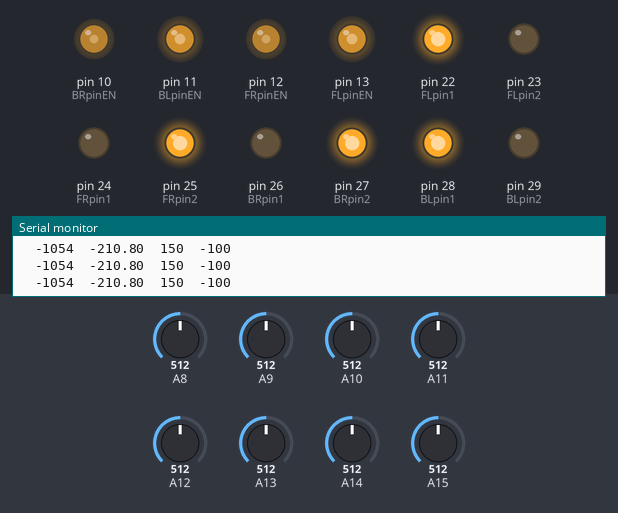
The sketch below on a simulated Arduino Mega 2560, built with avr-gcc and run on an emulated ATmega2560. Parts: output pins drawn as LEDs (lit = HIGH), the last lines printed to the serial monitor. The inputs (shaded band) are chosen by the test bench; at power-on: A10 = 512, A8 = 512, A14 = 512, A13 = 512, A11 = 512, A9 = 512, A12 = 512, A15 = 512.

Above: at 1.2 s.
1.3 s: A10 set to 716
At 2.0 s:
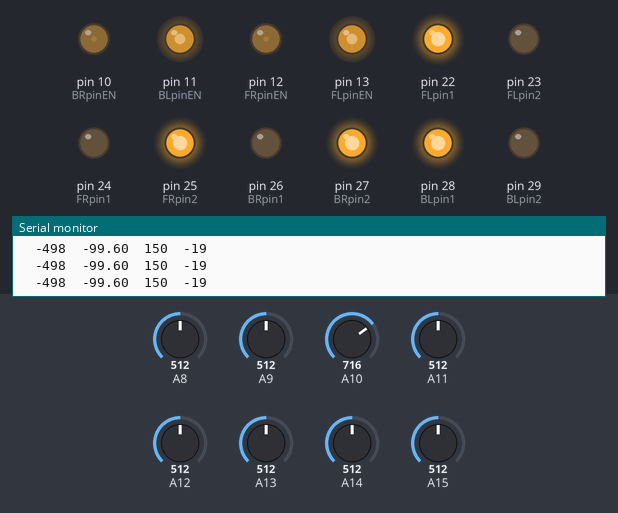
2.8 s: A8 set to 716
At 4.0 s:
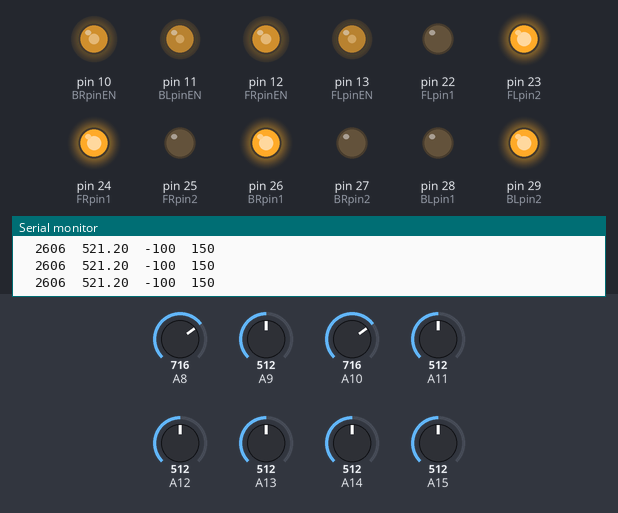
4.3 s: A14 set to 716
At 5.3 s:
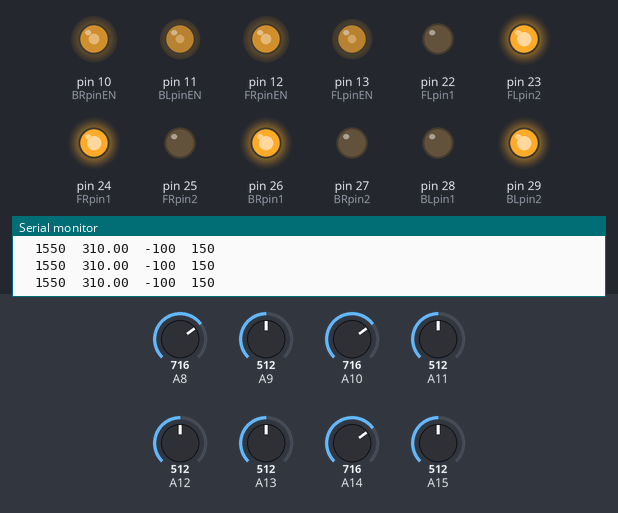
5.8 s: A13 set to 992
At 6.5 s:
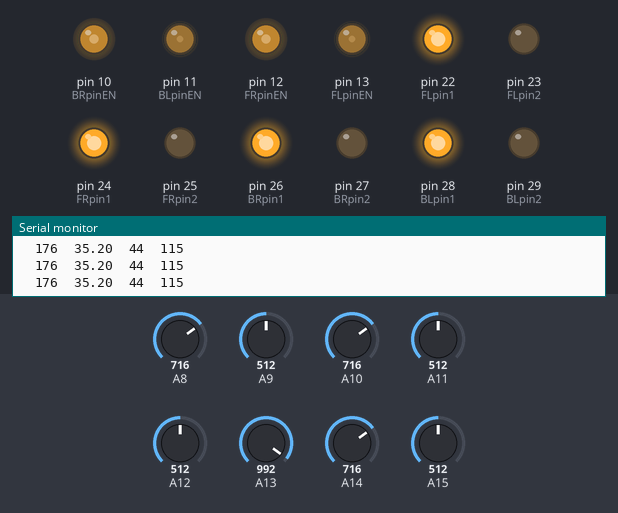
7.3 s: A11 set to 269
At 8.4 s:
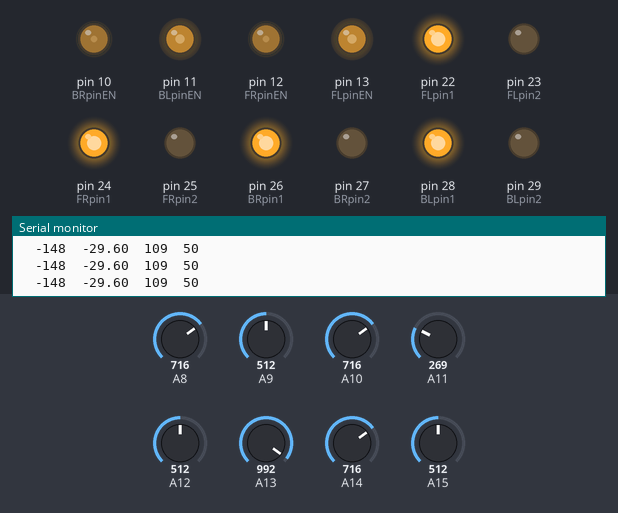
8.8 s: A11 set to 250
At 9.8 s:
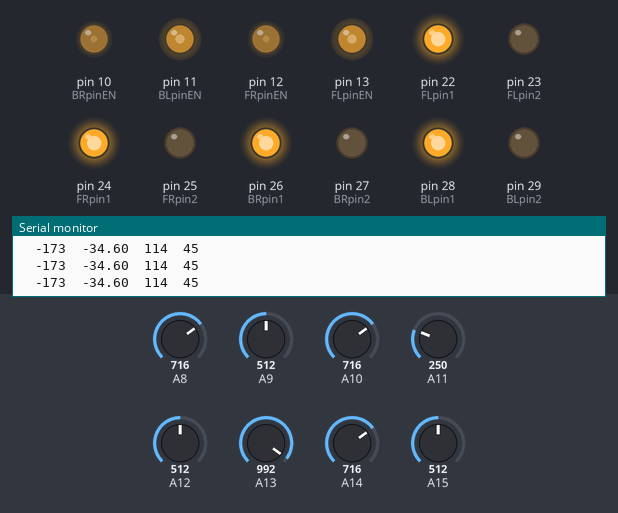
Timing chart, 0 to 11.3 s (numbered marks = the images above; inputs shaded):
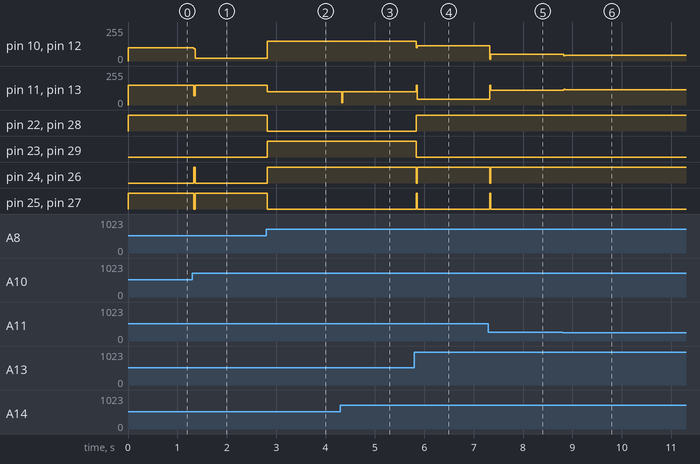

The sketch:

IRdemo.ino
```cpp
#include <QTRSensors.h>

// This example is designed for use with six analog QTR sensors. These
// reflectance sensors should be connected to analog pins A0 to A5. The
// sensors' emitter control pin (CTRL or LEDON) can optionally be connected to
// digital pin 2, or you can leave it disconnected and remove the call to
// setEmitterPin().
//
// The main loop of the example reads the raw sensor values (uncalibrated). You
// can test this by taping a piece of 3/4" black electrical tape to a piece of
// white paper and sliding the sensor across it. It prints the sensor values to
// the serial monitor as numbers from 0 (maximum reflectance) to 1023 (minimum
// reflectance).

QTRSensors qtr;

const uint8_t SensorCount = 8;
int sensorValues[SensorCount];
const int32_t offsetVal[SensorCount] = {449, 227, 197, 180, 183, 247, 160, 373};
const int32_t normVal[SensorCount] = {525, 712, 734, 749, 747, 699, 774, 587};
int32_t s[SensorCount];


int FLpin1 = 22;
int FLpin2 = 23;
int FLpinEN = 13;

int FRpin1 = 24;
int FRpin2 = 25;
int FRpinEN = 12;

int BLpin1 = 28;
int BLpin2 = 29;
int BLpinEN = 11;

int BRpin1 = 26;
int BRpin2 = 27;
int BRpinEN = 10;

const float Nspeed = 80;
const float Kp = .2;
const float Ki = 0.0;
const float Kd = 0.2;

int error = 0;
int prevError = 0;
int speedLeft = Nspeed;
int speedRight = Nspeed;

int up_threshold = 150;
int low_threshold = -100;

int Lpin1 = 1;
int Lpin2 = 0;
int Rpin1 = 1;
int Rpin2 = 0;

float P = 0;
float I = 0;
float D = 0;
float pid = 0;

void setup()
{
  // configure the sensors
  qtr.setTypeAnalog();
  qtr.setSensorPins((const uint8_t[]){A8, A9, A10, A11, A12, A13, A14, A15}, SensorCount);
  qtr.setEmitterPin(2);


  pinMode(FLpin1, OUTPUT);
  pinMode(FLpin2, OUTPUT);
  pinMode(FLpinEN, OUTPUT);


  pinMode(FRpin1, OUTPUT);
  pinMode(FRpin2, OUTPUT);
  pinMode(FRpinEN, OUTPUT);

  pinMode(BLpin1, OUTPUT);
  pinMode(BLpin2, OUTPUT);
  pinMode(BLpinEN, OUTPUT);

  pinMode(BRpin1, OUTPUT);
  pinMode(BRpin2, OUTPUT);
  pinMode(BRpinEN, OUTPUT);


  digitalWrite(FLpin1, Lpin1);
  digitalWrite(FLpin2, Lpin2);

  digitalWrite(FRpin1, Rpin1);
  digitalWrite(FRpin2, Rpin2);

  digitalWrite(BLpin1, Lpin1);
  digitalWrite(BLpin2, Lpin2);

  digitalWrite(BRpin1, Rpin1);
  digitalWrite(BRpin2, Rpin2);


  Serial.begin(9600);
}


void loop()
{
  // read raw sensor values
    getError();
    pid = (Kp * P) - (Ki * I) + (Kd * D);
    speedLeft = Nspeed - pid;
    speedRight = Nspeed + pid;
    if (speedLeft > up_threshold){speedLeft = up_threshold;}
    if (speedLeft < low_threshold){ speedLeft = low_threshold;}
    if (speedRight > up_threshold){ speedRight = up_threshold;}
    if (speedRight < low_threshold){ speedRight = low_threshold;}
    Serial.print('\t');
    Serial.print(pid);
    Serial.print('\t');
    Serial.print(speedLeft);
    Serial.print('\t');
    Serial.print(speedRight);
    Serial.println();

    if(speedLeft < 0)
    {
      Lpin1 = 0;
      Lpin2 = 1;
    } else if(speedLeft >= 0)
    {
      Lpin1 = 1;
      Lpin2 = 0;
    }
    if(speedRight < 0)
    {
      Rpin1 = 0;
      Rpin2 = 1;
    } else if(speedRight >= 0)
    {
      Rpin1 = 1;
      Rpin2 = 0;
    }

    digitalWrite(FLpin1, Lpin1);
    digitalWrite(FLpin2, Lpin2);

    digitalWrite(FRpin1, Rpin1);
    digitalWrite(FRpin2, Rpin2);

    digitalWrite(BLpin1, Lpin1);
    digitalWrite(BLpin2, Lpin2);

    digitalWrite(BRpin1, Rpin1);
    digitalWrite(BRpin2, Rpin2);

    analogWrite(BRpinEN, abs(speedRight));
    analogWrite(FLpinEN, abs(speedLeft));
    analogWrite(BLpinEN, abs(speedLeft));
    analogWrite(FRpinEN, abs(speedRight));


  // print the sensor values as numbers from 0 to 1023, where 0 means maximum
  // reflectance and 1023 means minimum reflectance

//  analogWrite(BRpinEN, 255);
//  analogWrite(FRpinEN, 255);
//  analogWrite(BLpinEN, 255);
//  analogWrite(FLpinEN, 255);
//
}

void getError()
{
   qtr.read(sensorValues);
   for (uint8_t i = 0; i < SensorCount; i++)
  {
    s[i] = (sensorValues[i]-offsetVal[i])*1000/normVal[i];
    if(s[i] < 0)
    {
      s[i] = 0;
    }
//    Serial.print(s[i]);
//    Serial.print('\t');
  }
  error = 8*s[0]+4*s[1]+2*s[2]+s[3]-s[4]-2*s[5]-4*s[6]-8*s[7];


  P = error;
  I = I + error;
  D = error-prevError;
  Serial.print('\t');
  Serial.print(error);
//  Serial.print('\t');
//  Serial.print(P);
//   Serial.print('\t');
//  Serial.print(I);
//   Serial.print('\t');
//  Serial.print(D);


  prevError = error;
}
```

Measured:
- after the input at 1.3 s, pin 10 (BRpinEN), pin 12 (FRpinEN): 100/255 → 19/255 at once; pin 11 (BLpinEN), pin 13 (FLpinEN): 150/255 → 68/255 at once, → 150/255 0.02 s later; pin 24 (FRpin1), pin 26 (BRpin1): LOW → HIGH at once, → LOW 0.02 s later; pin 25 (FRpin2), pin 27 (BRpin2): HIGH → LOW at once, → HIGH 0.02 s later
- after the input at 2.8 s, pin 10 (BRpinEN), pin 12 (FRpinEN): 19/255 → 150/255 at once; pin 11 (BLpinEN), pin 13 (FLpinEN): 150/255 → 100/255 at once; pin 22 (FLpin1), pin 25 (FRpin2), pin 27 (BRpin2), pin 28 (BLpin1): HIGH → LOW at once; pin 23 (FLpin2), pin 24 (FRpin1), pin 26 (BRpin1), pin 29 (BLpin2): LOW → HIGH at once
- after the input at 4.3 s, pin 11 (BLpinEN), pin 13 (FLpinEN): 100/255 → 18/255 at once, → 100/255 0.02 s later
- after the input at 5.8 s, pin 10 (BRpinEN), pin 12 (FRpinEN): 150/255 → 115/255 at once; pin 11 (BLpinEN), pin 13 (FLpinEN): 100/255 → 44/255 at once; pin 22 (FLpin1), pin 28 (BLpin1): LOW → HIGH at once; pin 23 (FLpin2), pin 29 (BLpin2): HIGH → LOW at once; pin 24 (FRpin1), pin 26 (BRpin1): HIGH → LOW at once, → HIGH 0.02 s later
- after the input at 7.3 s, pin 10 (BRpinEN), pin 12 (FRpinEN): 115/255 → 50/255 at once; pin 11 (BLpinEN), pin 13 (FLpinEN): 44/255 → 109/255 at once; pin 24 (FRpin1), pin 26 (BRpin1): HIGH → LOW at once, → HIGH 0.02 s later; pin 25 (FRpin2), pin 27 (BRpin2): LOW → HIGH at once, → LOW 0.02 s later
- after the input at 8.8 s, pin 10 (BRpinEN), pin 12 (FRpinEN): 50/255 → 45/255 at once; pin 11 (BLpinEN), pin 13 (FLpinEN): 109/255 → 114/255 at once
